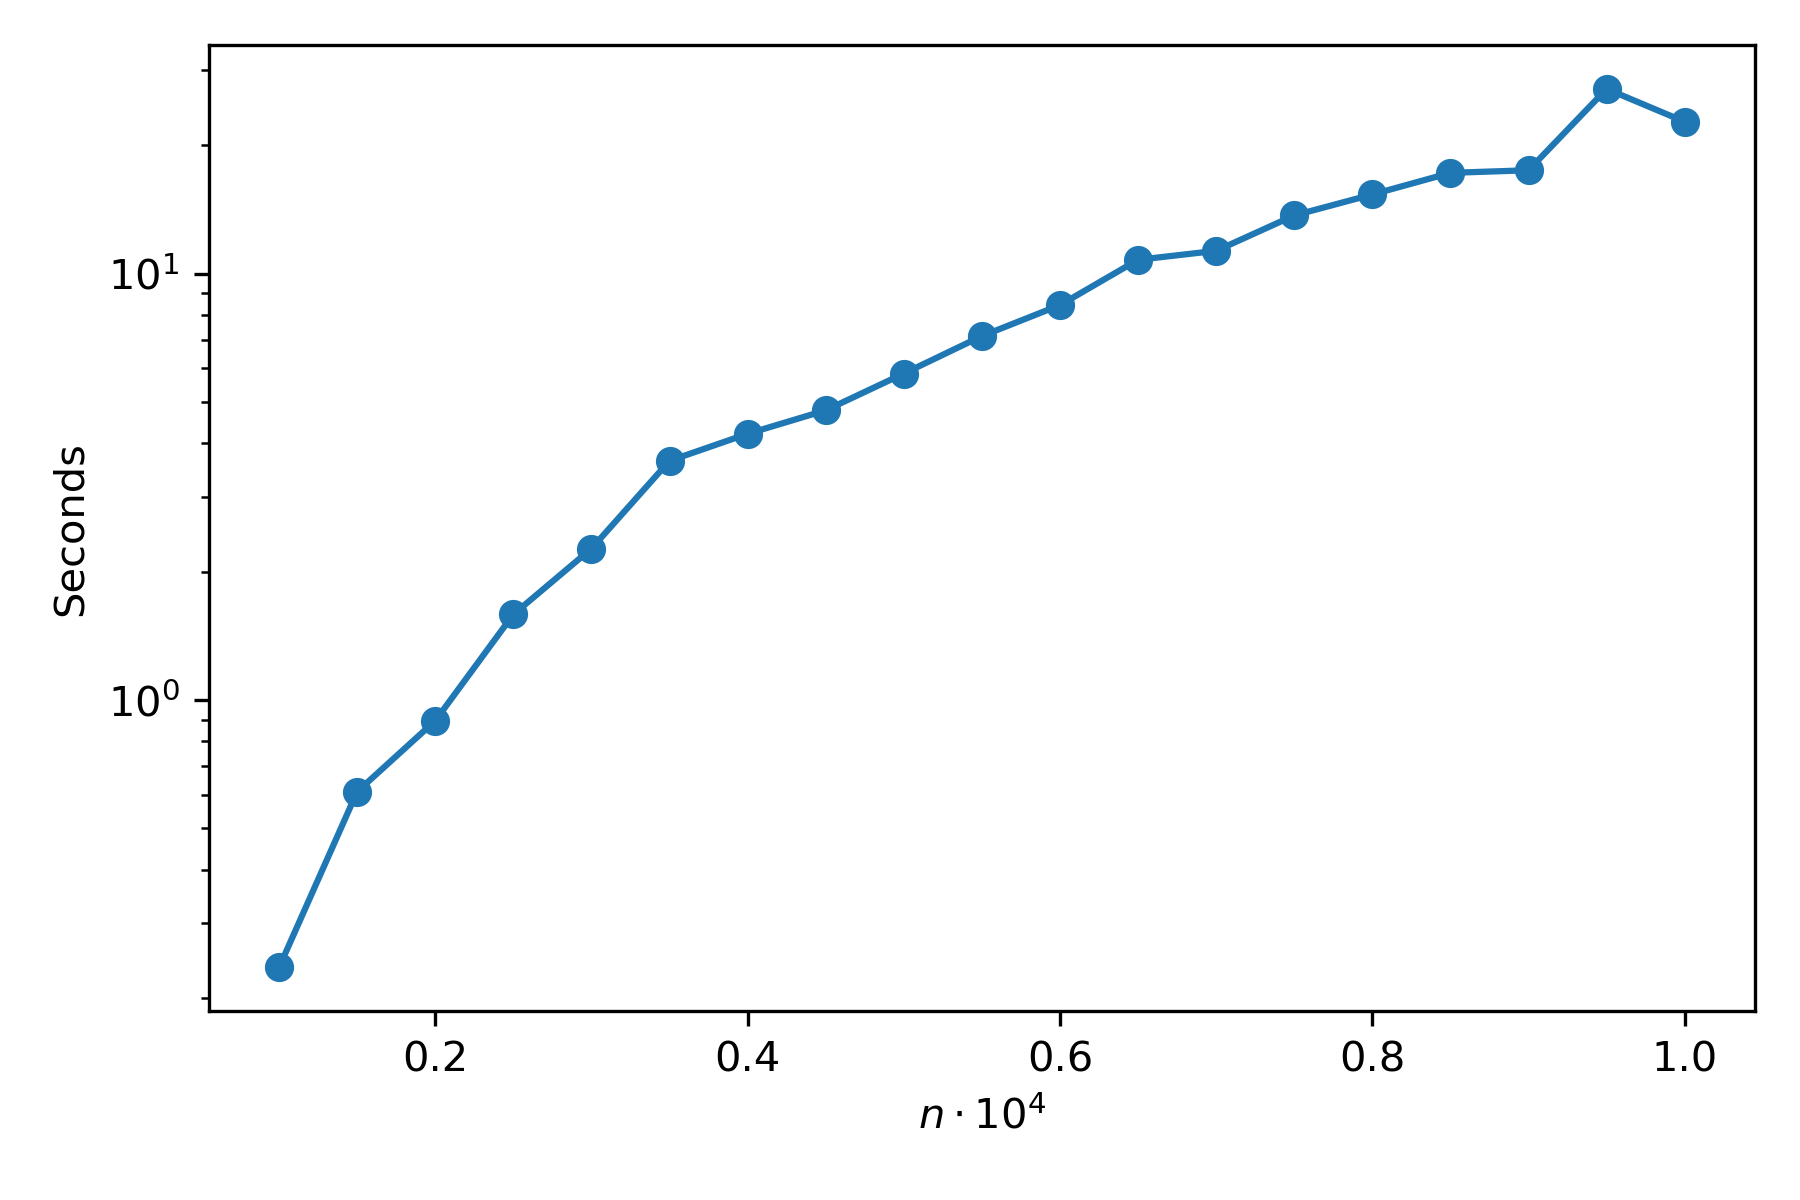

Recreate this plot in Python.
import wasp
import numpy as np
import time
import matplotlib.pyplot as plt

def benchmark(n):
    count = 1 #should be 10 to reproduce the experiments of the paper

    pairs = []
    for _ in range(count):
        pairs.append([wasp.sample_normal_diagram(n), wasp.sample_normal_diagram(n)])
    
    start = time.time()
    for [a, b] in pairs:
        _, _, _ = wasp.wasserstein_distance(a, b, 0.01)
    end = time.time()

    return (end - start) / count

test_values = np.arange(1000, 10500, 500)[::-1]
print(test_values)
times = []

for n in test_values:
    print("Benchmarking n = " + str(n) + "...")
    times.append(benchmark(n))

plt.figure(figsize=(6,4))

n_scaled = np.array(test_values) / 1e4

plt.plot(n_scaled, times, marker="o")

plt.yscale("log")
plt.xlabel(r"$n \cdot 10^4$")
plt.ylabel("Seconds")

plt.tight_layout()
plt.savefig("benchmark.png", dpi=300)
plt.close()
